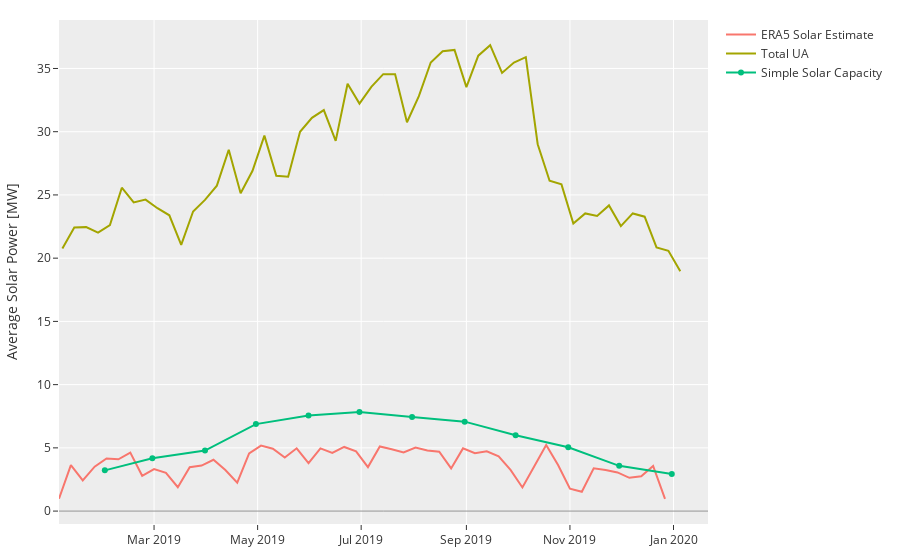

Notebook code cell kept with this figure:
### Markdown cell above
##### Average Weekly Power

### Code cell
fig = go.Figure()

weekly = pv_df[0].resample('1W').mean()

fig.add_trace(
    go.Scatter(
        x=weekly.index + pd.offsets.DateOffset(year=2019), 
        y=weekly.iloc[:-1].values,
        name="ERA5 Solar Estimate"
    )
)

x = total_df.resample('1W').mean().index
y = total_df['TOTAL - KW-TOT'].pint.to('MW').resample('1W').mean().pint.magnitude

fig.add_trace(
    go.Scatter(
        x=x,
        y=y.values,
        name="Total UA"
    )
)


total_monthly_capacity = [parking_lots[f"P_{m + 1}"].sum().to('MW').magnitude for m in range(12)]
x = total_df.resample('1M').mean().index

fig.add_trace(
    go.Scatter(
        x=x,
        y=total_monthly_capacity,
        name="Simple Solar Capacity"
    )
)


fig.update_layout(
    margin=dict(l=20, r=20, b=20, t=20),
    # height=600, width=600,
    # yaxis=dict(scaleanchor="x", scaleratio=1),
    xaxis_zeroline=True,
    yaxis_zeroline=True,
    xaxis_zerolinecolor='#969696',
    yaxis_zerolinecolor='#969696',
    yaxis_title="Average Solar Power [MW]",
    # xaxis_title="Time [s]"
    # xaxis_range=[-25, 25],
    # yaxis_range=[-25, 25],
)

fig.show(renderer="jupyterlab")
